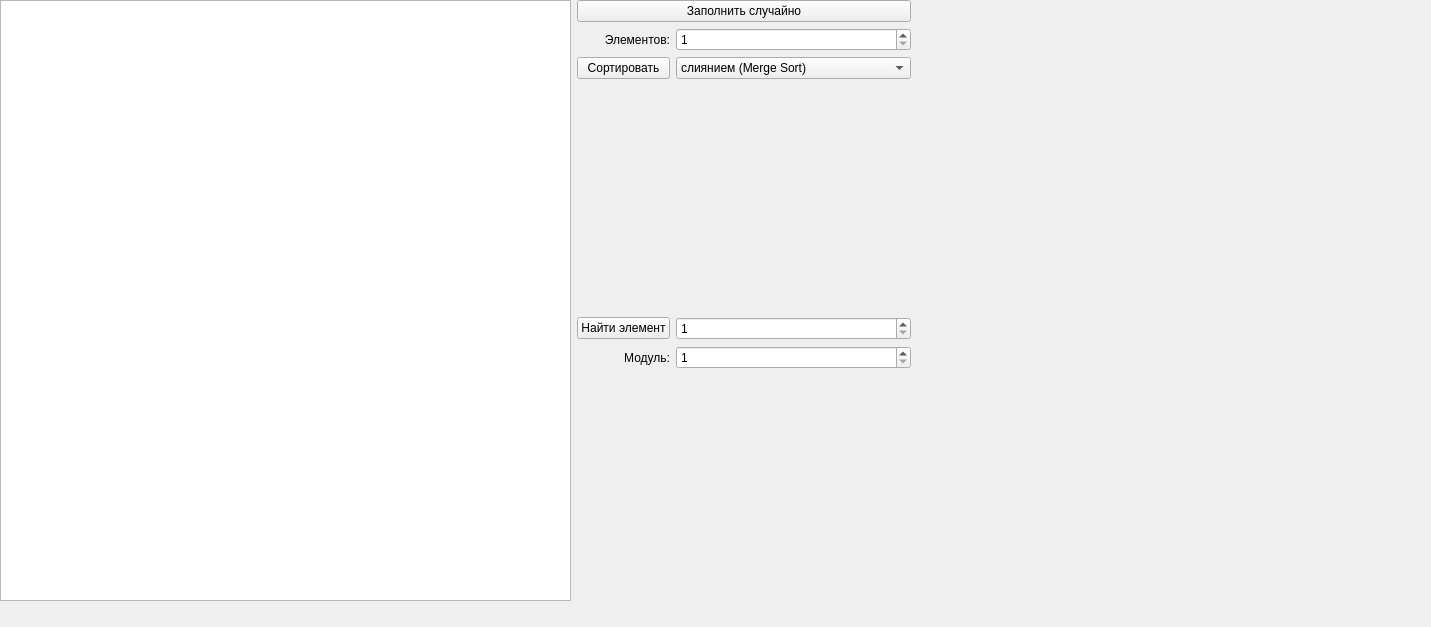
<?xml version="1.0" encoding="UTF-8"?>
<ui version="4.0">
 <class>Widget</class>
 <widget class="QWidget" name="Widget">
  <property name="geometry">
   <rect>
    <x>0</x>
    <y>0</y>
    <width>1431</width>
    <height>627</height>
   </rect>
  </property>
  <property name="windowTitle">
   <string>Widget</string>
  </property>
  <widget class="QWidget" name="gridLayoutWidget">
   <property name="geometry">
    <rect>
     <x>0</x>
     <y>0</y>
     <width>911</width>
     <height>601</height>
    </rect>
   </property>
   <layout class="QGridLayout" name="gridLayout">
    <item row="7" column="1" rowspan="2" colspan="2">
     <widget class="QLabel" name="searchingInfoLabel">
      <property name="text">
       <string/>
      </property>
      <property name="alignment">
       <set>Qt::AlignHCenter|Qt::AlignTop</set>
      </property>
     </widget>
    </item>
    <item row="5" column="1">
     <widget class="QPushButton" name="findButton">
      <property name="text">
       <string>Найти элемент</string>
      </property>
     </widget>
    </item>
    <item row="5" column="2">
     <widget class="QSpinBox" name="searchingSpinBox">
      <property name="minimum">
       <number>1</number>
      </property>
      <property name="maximum">
       <number>100</number>
      </property>
     </widget>
    </item>
    <item row="1" column="1">
     <widget class="QLabel" name="label">
      <property name="text">
       <string>Элементов:</string>
      </property>
      <property name="alignment">
       <set>Qt::AlignRight|Qt::AlignTrailing|Qt::AlignVCenter</set>
      </property>
     </widget>
    </item>
    <item row="1" column="2">
     <widget class="QSpinBox" name="amountOfElementsSpinBox">
      <property name="minimum">
       <number>1</number>
      </property>
      <property name="maximum">
       <number>1000</number>
      </property>
     </widget>
    </item>
    <item row="2" column="1">
     <widget class="QPushButton" name="sortButton">
      <property name="text">
       <string>Сортировать</string>
      </property>
     </widget>
    </item>
    <item row="0" column="0" rowspan="9">
     <widget class="QGraphicsView" name="graphicsView"/>
    </item>
    <item row="3" column="1" rowspan="2" colspan="2">
     <widget class="QLabel" name="sortingInfoLabel">
      <property name="text">
       <string/>
      </property>
      <property name="alignment">
       <set>Qt::AlignLeading|Qt::AlignLeft|Qt::AlignTop</set>
      </property>
     </widget>
    </item>
    <item row="0" column="1" colspan="2">
     <widget class="QPushButton" name="fillButton">
      <property name="text">
       <string>Заполнить случайно</string>
      </property>
     </widget>
    </item>
    <item row="2" column="2">
     <widget class="QComboBox" name="sortingComboBox">
      <item>
       <property name="text">
        <string>слиянием (Merge Sort)</string>
       </property>
      </item>
      <item>
       <property name="text">
        <string>быстро (Quick Sort)</string>
       </property>
      </item>
      <item>
       <property name="text">
        <string>кучей (Heap Sort)</string>
       </property>
      </item>
      <item>
       <property name="text">
        <string>интерполяционно (Interpolation sort)</string>
       </property>
      </item>
     </widget>
    </item>
    <item row="6" column="1">
     <widget class="QLabel" name="label_2">
      <property name="text">
       <string>Модуль:</string>
      </property>
      <property name="alignment">
       <set>Qt::AlignRight|Qt::AlignTrailing|Qt::AlignVCenter</set>
      </property>
     </widget>
    </item>
    <item row="6" column="2">
     <widget class="QSpinBox" name="modSpinBox">
      <property name="minimum">
       <number>1</number>
      </property>
      <property name="maximum">
       <number>1000000</number>
      </property>
     </widget>
    </item>
   </layout>
  </widget>
 </widget>
 <resources/>
 <connections/>
</ui>
